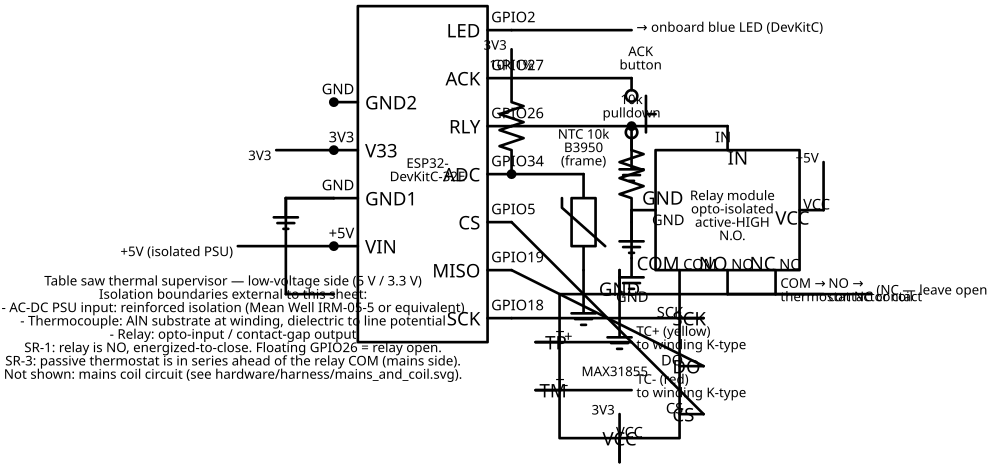

Write the Python code that produced this figure.
#!/usr/bin/env -S uv run --script
# /// script
# requires-python = ">=3.10"
# dependencies = ["schemdraw>=0.19"]
# ///
"""
ESP32 supervisor — low-voltage side schematic.

Board-level view of the enclosure interior: isolated 5 V rail feeding
the ESP32, MAX31855 SPI thermocouple front-end, NTC frame-temperature
divider, opto-isolated relay module driving the contactor coil circuit,
local ack button, onboard status LED.

Nothing on this drawing sits at mains potential. Isolation boundaries
are external to the sheet: reinforced-isolation AC-DC PSU, AlN
substrate at the winding, opto-input / contact-gap output on the
relay module.

Regenerate with:  uv run hardware/schematic/esp32_supervisor.py
"""

from pathlib import Path
import schemdraw
import schemdraw.elements as e

HERE = Path(__file__).parent

# Uniform pin pitch so ICs align cleanly with L-shape wires.
PITCH = 1.0

with schemdraw.Drawing(show=False) as d:
    d.config(fontsize=10, unit=2.0)

    # ============================================================
    # ESP32
    # ============================================================
    esp = e.Ic(
        pins=[
            # left: power
            e.IcPin(name='VIN',  side='L', pin='+5V'),
            e.IcPin(name='GND1', side='L', pin='GND'),
            e.IcPin(name='V33',  side='L', pin='3V3'),
            e.IcPin(name='GND2', side='L', pin='GND'),
            # right: signals
            e.IcPin(name='SCK',  side='R', pin='GPIO18'),
            e.IcPin(name='MISO', side='R', pin='GPIO19'),
            e.IcPin(name='CS',   side='R', pin='GPIO5'),
            e.IcPin(name='ADC',  side='R', pin='GPIO34'),
            e.IcPin(name='RLY',  side='R', pin='GPIO26'),
            e.IcPin(name='ACK',  side='R', pin='GPIO27'),
            e.IcPin(name='LED',  side='R', pin='GPIO2'),
        ],
        edgepadW=0.5,
        edgepadH=0.5,
        pinspacing=PITCH,
        w=4.5,
        label='ESP32-\nDevKitC-32E',
    ).at((3, 0)).anchor('VIN')
    d += esp

    # +5V feed to ESP32 VIN (short stub with label)
    d += e.Line().at(esp.VIN).left().length(2.0)
    d += e.Label().label('+5V (isolated PSU)', loc='left')
    d += e.Dot().at(esp.VIN)

    # ESP32 grounds → common ground
    d += e.Line().at(esp.GND1).left().length(1.0)
    d += e.Line().down().toy(esp.GND2.y)
    d += e.Line().right().tox(esp.GND2.x)
    d += e.Dot().at(esp.GND2)
    d += e.Line().at(esp.GND1).left().length(1.0)  # re-anchor to draw ground symbol
    gnd_pos = (esp.GND1.x - 1.0, esp.GND1.y)
    d += e.Ground().at(gnd_pos)

    # 3V3 rail — short stub, we'll tap it from two consumers via labels
    d += e.Line().at(esp.V33).left().length(1.2)
    d += e.Label().label('3V3', loc='left')
    d += e.Dot().at(esp.V33)

    # ============================================================
    # MAX31855 — SPI thermocouple front-end
    # ============================================================
    mx = e.Ic(
        pins=[
            e.IcPin(name='SCK', side='L', pin='SCK'),
            e.IcPin(name='DO',  side='L', pin='DO'),
            e.IcPin(name='CS',  side='L', pin='CS'),
            e.IcPin(name='VCC', side='T', pin='VCC'),
            e.IcPin(name='GND', side='B', pin='GND'),
            e.IcPin(name='TP',  side='R', pin='T+'),
            e.IcPin(name='TM',  side='R', pin='T-'),
        ],
        edgepadW=0.5,
        edgepadH=0.5,
        pinspacing=PITCH,
        w=3.0,
        label='MAX31855',
    ).at((esp.SCK.x + 4, esp.SCK.y)).anchor('SCK')
    d += mx

    # SPI: all three ESP32 pins are at the same pitch as MAX31855, so
    # ESP32.SCK <-> MX.SCK is a straight horizontal line, MISO <-> DO
    # is one pitch below (straight), CS <-> CS two pitches (straight).
    d += e.Line().at(esp.SCK).to(mx.SCK)
    d += e.Line().at(esp.MISO).to(mx.DO)
    d += e.Line().at(esp.CS).to(mx.CS)

    # MAX31855 3V3 supply (label rather than a long wire)
    d += e.Line().at(mx.VCC).up().length(1.0)
    d += e.Label().label('3V3', loc='top')

    d += e.Line().at(mx.GND).down().length(1.0)
    d += e.Ground()

    # Thermocouple leads → external winding pigtail
    d += e.Line().at(mx.TP).right().length(2.0)
    d += e.Label().label('TC+ (yellow)\nto winding K-type', loc='right')
    d += e.Line().at(mx.TM).right().length(2.0)
    d += e.Label().label('TC- (red)\nto winding K-type', loc='right')

    # ============================================================
    # NTC frame divider: 3V3 → 10k → GPIO34 → NTC 10k → GND
    # ============================================================
    d += e.Dot().at(esp.ADC)
    # Pullup: from GPIO34 upward to a 3V3 label
    d += e.Resistor().at(esp.ADC).up().length(2.0).label('10k 1%', loc='right')
    d += e.Line().up().length(0.6)
    d += e.Label().label('3V3', loc='top')

    # NTC leg: from GPIO34 right to an intermediate node, then down through
    # the thermistor to ground. Keeps the NTC clear of the pullup drawing.
    d += e.Line().at(esp.ADC).right().length(1.5)
    d += e.Thermistor().down().length(2.0).label('NTC 10k\nB3950\n(frame)', loc='right')
    d += e.Line().down().length(0.5)
    d += e.Ground()

    # ============================================================
    # Relay module (opto-isolated, active-HIGH), 10k pulldown on IN
    # ============================================================
    d += e.Line().at(esp.RLY).right().length(2.5)
    d += e.Dot()
    branch_x = esp.RLY.x + 2.5

    # 10k pulldown from GPIO26-branch to GND
    d += e.Resistor().down().length(2.0).label('10k\npulldown', loc='right')
    d += e.Ground()

    # Continue right into the relay IN
    relay = e.Ic(
        pins=[
            e.IcPin(name='IN',  side='L', pin='IN'),
            e.IcPin(name='VCC', side='T', pin='VCC'),
            e.IcPin(name='GND', side='B', pin='GND'),
            e.IcPin(name='COM', side='R', pin='COM'),
            e.IcPin(name='NO',  side='R', pin='NO'),
            e.IcPin(name='NC',  side='R', pin='NC'),
        ],
        edgepadW=0.5,
        edgepadH=0.5,
        pinspacing=PITCH,
        w=3.5,
        label='Relay module\nopto-isolated\nactive-HIGH\nN.O.',
    ).at((branch_x + 2.0, esp.RLY.y)).anchor('IN')
    d += relay

    # Wire from the branch point to relay.IN
    d += e.Line().at((branch_x, esp.RLY.y)).to(relay.IN)

    # Relay VCC/GND
    d += e.Line().at(relay.VCC).up().length(1.0)
    d += e.Label().label('+5V', loc='top')
    d += e.Line().at(relay.GND).down().length(1.0)
    d += e.Ground()

    # Relay contacts → external mains-side terminals
    d += e.Line().at(relay.COM).right().length(2.0)
    d += e.Label().label('COM →\nthermostat NC contact', loc='right')
    d += e.Line().at(relay.NO).right().length(2.0)
    d += e.Label().label('NO →\ncontactor coil', loc='right')
    d += e.Line().at(relay.NC).right().length(2.0)
    d += e.Label().label('(NC — leave open)', loc='right')

    # ============================================================
    # Ack button — GPIO27 to GND, firmware enables internal pullup
    # ============================================================
    d += e.Line().at(esp.ACK).right().length(2.5)
    d += e.Button().down().length(1.5).label('ACK\nbutton', loc='right')
    d += e.Ground()

    # ============================================================
    # Status LED — GPIO2 onboard on DevKitC
    # ============================================================
    d += e.Line().at(esp.LED).right().length(2.5)
    d += e.Label().label('→ onboard blue LED (DevKitC)', loc='right')

    # ============================================================
    # Sheet notes — plain text block below the schematic
    # ============================================================
    d += e.Label().label(
        'Table saw thermal supervisor — low-voltage side (5 V / 3.3 V)\n\n'
        'Isolation boundaries external to this sheet:\n'
        '  - AC-DC PSU input: reinforced isolation (Mean Well IRM-05-5 or equivalent)\n'
        '  - Thermocouple:  AlN substrate at winding, dielectric to line potential\n'
        '  - Relay:         opto-input / contact-gap output\n\n'
        'SR-1: relay is NO, energized-to-close. Floating GPIO26 = relay open.\n'
        'SR-3: passive thermostat is in series ahead of the relay COM (mains side).\n\n'
        'Not shown: mains coil circuit (see hardware/harness/mains_and_coil.svg).'
    ).at((esp.GND2.x - 2, esp.GND2.y - 5)).left()

    out_svg = HERE / 'esp32_supervisor.svg'
    d.save(str(out_svg))
    print(f'wrote {out_svg}')
